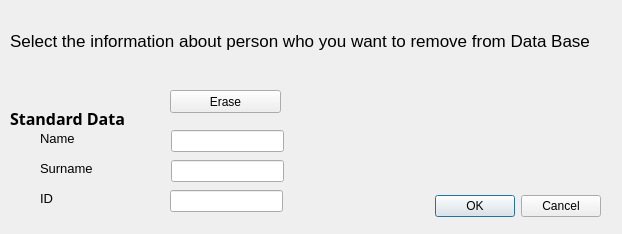
<?xml version="1.0" encoding="UTF-8"?>
<ui version="4.0">
 <class>Erasing_window</class>
 <widget class="QDialog" name="Erasing_window">
  <property name="geometry">
   <rect>
    <x>0</x>
    <y>0</y>
    <width>622</width>
    <height>234</height>
   </rect>
  </property>
  <property name="windowTitle">
   <string>Dialog</string>
  </property>
  <widget class="QDialogButtonBox" name="buttonBox">
   <property name="geometry">
    <rect>
     <x>260</x>
     <y>190</y>
     <width>341</width>
     <height>32</height>
    </rect>
   </property>
   <property name="orientation">
    <enum>Qt::Horizontal</enum>
   </property>
   <property name="standardButtons">
    <set>QDialogButtonBox::Cancel|QDialogButtonBox::Ok</set>
   </property>
  </widget>
  <widget class="QLabel" name="label_3">
   <property name="geometry">
    <rect>
     <x>10</x>
     <y>10</y>
     <width>601</width>
     <height>61</height>
    </rect>
   </property>
   <property name="font">
    <font>
     <pointsize>13</pointsize>
    </font>
   </property>
   <property name="text">
    <string>Select the information about person who you want to remove from Data Base</string>
   </property>
  </widget>
  <widget class="QLabel" name="label_5">
   <property name="geometry">
    <rect>
     <x>40</x>
     <y>160</y>
     <width>71</width>
     <height>16</height>
    </rect>
   </property>
   <property name="font">
    <font>
     <pointsize>10</pointsize>
    </font>
   </property>
   <property name="text">
    <string>Surname</string>
   </property>
  </widget>
  <widget class="QLineEdit" name="Name">
   <property name="geometry">
    <rect>
     <x>171</x>
     <y>130</y>
     <width>113</width>
     <height>22</height>
    </rect>
   </property>
  </widget>
  <widget class="QLineEdit" name="Surname">
   <property name="geometry">
    <rect>
     <x>171</x>
     <y>160</y>
     <width>113</width>
     <height>22</height>
    </rect>
   </property>
  </widget>
  <widget class="QPushButton" name="Erase">
   <property name="geometry">
    <rect>
     <x>170</x>
     <y>90</y>
     <width>111</width>
     <height>23</height>
    </rect>
   </property>
   <property name="text">
    <string>Erase</string>
   </property>
  </widget>
  <widget class="QLabel" name="label_6">
   <property name="geometry">
    <rect>
     <x>10</x>
     <y>110</y>
     <width>241</width>
     <height>16</height>
    </rect>
   </property>
   <property name="font">
    <font>
     <family>Umpush</family>
     <pointsize>12</pointsize>
     <bold>true</bold>
    </font>
   </property>
   <property name="text">
    <string>Standard Data</string>
   </property>
  </widget>
  <widget class="QLabel" name="label_4">
   <property name="geometry">
    <rect>
     <x>40</x>
     <y>130</y>
     <width>61</width>
     <height>16</height>
    </rect>
   </property>
   <property name="font">
    <font>
     <pointsize>10</pointsize>
    </font>
   </property>
   <property name="text">
    <string>Name</string>
   </property>
  </widget>
  <widget class="QLineEdit" name="ID">
   <property name="geometry">
    <rect>
     <x>170</x>
     <y>190</y>
     <width>113</width>
     <height>22</height>
    </rect>
   </property>
  </widget>
  <widget class="QLabel" name="label_7">
   <property name="geometry">
    <rect>
     <x>40</x>
     <y>190</y>
     <width>71</width>
     <height>16</height>
    </rect>
   </property>
   <property name="font">
    <font>
     <pointsize>10</pointsize>
    </font>
   </property>
   <property name="text">
    <string>ID</string>
   </property>
  </widget>
 </widget>
 <resources/>
 <connections>
  <connection>
   <sender>buttonBox</sender>
   <signal>accepted()</signal>
   <receiver>Erasing_window</receiver>
   <slot>accept()</slot>
   <hints>
    <hint type="sourcelabel">
     <x>248</x>
     <y>254</y>
    </hint>
    <hint type="destinationlabel">
     <x>157</x>
     <y>274</y>
    </hint>
   </hints>
  </connection>
  <connection>
   <sender>buttonBox</sender>
   <signal>rejected()</signal>
   <receiver>Erasing_window</receiver>
   <slot>reject()</slot>
   <hints>
    <hint type="sourcelabel">
     <x>316</x>
     <y>260</y>
    </hint>
    <hint type="destinationlabel">
     <x>286</x>
     <y>274</y>
    </hint>
   </hints>
  </connection>
 </connections>
</ui>
